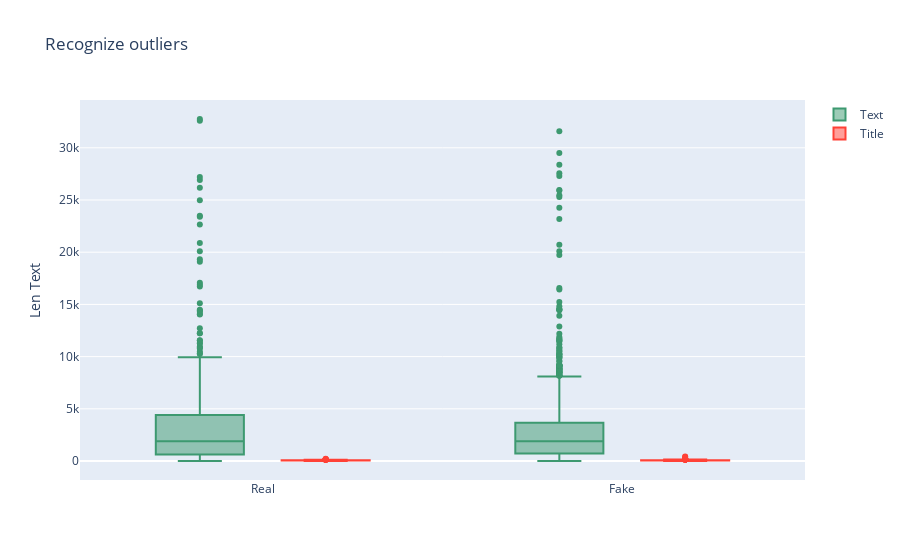

The cell this chart's notebook holds for it:
### Code cell
fig = go.Figure()
fig.add_trace(go.Box(x=news['label'], y=news['len_text'], name='Text',marker_color='#3D9970'))
fig.add_trace(go.Box(x=news['label'], y=news['len_title'], name='Title',marker_color='#FF4136'))

fig.update_layout(
    title='Recognize outliers',
    yaxis2=dict(
        title="Len Title",
        titlefont=dict(color="#1f77b4"),tickfont=dict(color="#1f77b4"),
        anchor="x",overlaying="y",side="right",position=0.85),yaxis_title='Len Text',boxmode='group')
fig.show()

### Figure 1 — Plotly figure (JSON) as saved in the notebook; plotly's stock layout.template omitted (floating-point values rounded to 4 significant figures; data arrays with more than 128 entries replaced by an {"elided": "..."} marker saying what was removed)
{"data": [{"marker": {"color": "#3D9970"}, "name": "Text", "type": "box", "x": {"elided": "2050 str values"}, "y": {"elided": "2050 int values"}}, {"marker": {"color": "#FF4136"}, "name": "Title", "type": "box", "x": {"elided": "2050 str values"}, "y": {"elided": "2050 int values"}}], "layout": {"boxmode": "group", "title": {"text": "Recognize outliers"}, "yaxis": {"title": {"text": "Len Text"}}, "yaxis2": {"anchor": "x", "overlaying": "y", "position": 0.85, "side": "right", "tickfont": {"color": "#1f77b4"}, "title": {"font": {"color": "#1f77b4"}, "text": "Len Title"}}}}
